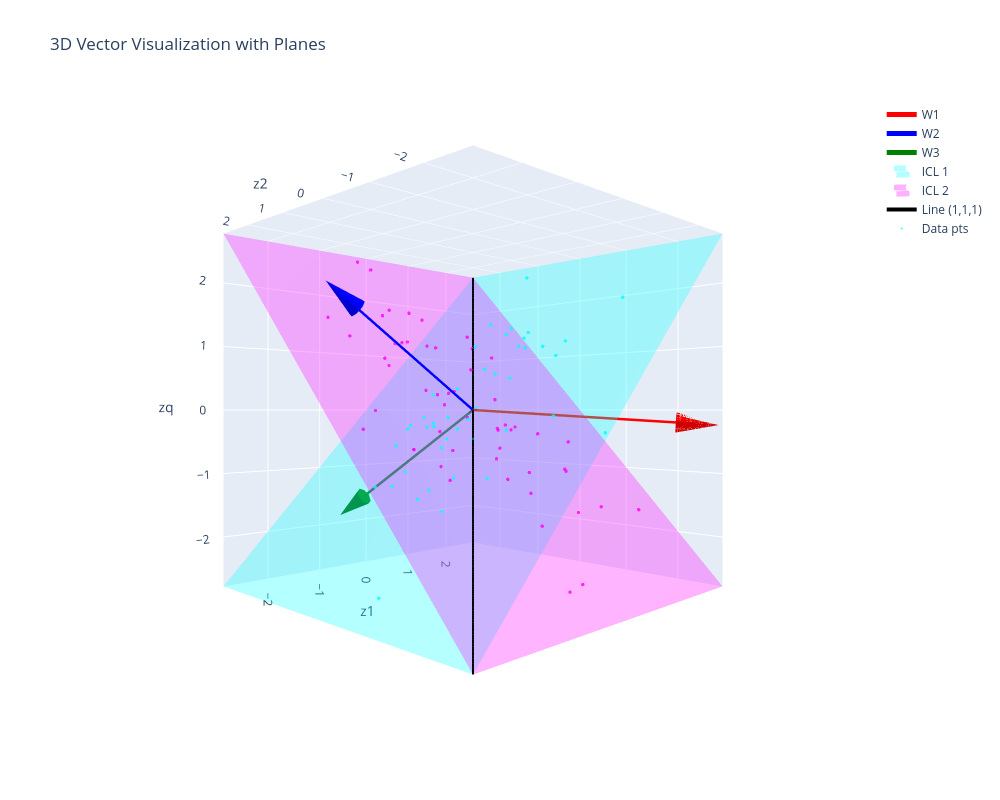

Notebook cell for this chart:
### Code cell
import plotly.graph_objects as go
import numpy as np

## need jupyter notebook renderer
### plot data distribution here too 

z_seq, labels, targets = train_loader.dataset[100]

# Add batch dimension and move to device
z_seq = z_seq.unsqueeze(0).to(device)  # Shape: (1, N+1, D)


z_flat = z_seq.reshape(1, -1)  # Shape: (1, (N+1)*D)
print(z_flat)
z_flat = torch.tensor([[-2, 1, -2]], dtype=torch.float32)
print(z_flat)

# Compute the inner product z_flat @ Amat @ z_flat^T
# z_flat shape: (1, (N+1)*D)
# Amat shape: ((N+1)*D, (N+1)*D)

W1 = state_dict['W'].numpy()[0]
W2 = state_dict['W'].numpy()[1]
W3 = state_dict['W'].numpy()[2]

# Define vectors (already computed above)
vectors = {
    'W1': W1, 'W2': W2, 'W3': W3
}

# Color mapping by letter
colors = {
    '1': 'red',
    '2': 'blue',
    '3': 'green'
}

# Create figure
fig = go.Figure()

# Helper function to create a 3D arrow (cone at tip)
def add_arrow(fig, start, end, color, name, width=5):
    # Line for the arrow shaft
    if name is None:
        showlegend = False
    else:
        showlegend = True   
    fig.add_trace(go.Scatter3d(
        x=[start[0], end[0]],
        y=[start[1], end[1]],
        z=[start[2], end[2]],
        mode='lines',
        line=dict(color=color, width=width),
        name=name,
        showlegend=showlegend
    ))
    
    # Cone for the arrowhead
    fig.add_trace(go.Cone(
        x=[end[0]],
        y=[end[1]],
        z=[end[2]],
        u=[end[0] - start[0]],
        v=[end[1] - start[1]],
        w=[end[2] - start[2]],
        colorscale=[[0, color], [1, color]],
        showscale=False,
        sizemode='absolute',
        sizeref=0.6,
        name=name,
        showlegend=False
    ))

# Plot each vector as an arrow
origin = np.array([0, 0, 0])
for name, vec in vectors.items():
    letter = name[1]
    color = colors[letter]
    add_arrow(fig, origin, vec, color, name, width=5)


# # Add special vectors for the planes
# add_arrow(fig, origin, np.array([0, 2, 2]), 'magenta', 'Plane 1', width=6)
# add_arrow(fig, origin, np.array([2, 0, 2]), 'cyan', 'Plane 2', width=6)

max_range = 5

t1 = np.linspace(-max_range, max_range, 20)
t2 = np.linspace(-max_range, max_range, 20)
T1, T2 = np.meshgrid(t1, t2)

# Create plane 2: spanned by {1,0,1} and {0,1,0}
v1 = np.array([1, 0, 1])
v2 = np.array([0, 1, 0])

X_plane2 = T2 * v2[0] + T1 * v1[0]
Y_plane2 = T2 * v2[1] + T1 * v1[1]
Z_plane2 = T2 * v2[2] + T1 * v1[2]

fig.add_trace(go.Surface(
    x=X_plane2, y=Y_plane2, z=Z_plane2,
    opacity=0.3,
    colorscale=[[0, 'cyan'], [1, 'cyan']],
    showscale=False,
    name='ICL 1',
    showlegend=True
))

# Create plane 1: spanned by {0,1,1} and {1,0,0}
v1 = np.array([0, 1, 1])
v2 = np.array([1, 0, 0])

max_range = np.array([
    max(abs(v[0]) for v in vectors.values()),
    max(abs(v[1]) for v in vectors.values()),
    max(abs(v[2]) for v in vectors.values())
]).max()



X_plane1 = T2 * v2[0] + T1 * v1[0]
Y_plane1 = T2 * v2[1] + T1 * v1[1]
Z_plane1 = T2 * v2[2] + T1 * v1[2]

fig.add_trace(go.Surface(
    x=X_plane1, y=Y_plane1, z=Z_plane1,
    opacity=0.3,
    colorscale=[[0, 'magenta'], [1, 'magenta']],
    showscale=False,
    name='ICL 2',
    showlegend=True
))



# Add black line through origin and (1,1,1)
t_line = np.linspace(-max_range, max_range, 100)
line_direction = np.array([1, 1, 1])
x_line = t_line * line_direction[0]
y_line = t_line * line_direction[1]
z_line = t_line * line_direction[2]

fig.add_trace(go.Scatter3d(
    x=x_line,
    y=y_line,
    z=z_line,
    mode='lines',
    line=dict(color='black', width=4),
    name='Line (1,1,1)',
    showlegend=True
))

# Update layout
fig.update_layout(
    title='3D Vector Visualization with Planes',
    scene=dict(
        xaxis_title='z1',
        yaxis_title='z2',
        zaxis_title='zq',
        xaxis=dict(range=[-max_range, max_range]),
        yaxis=dict(range=[-max_range, max_range]),
        zaxis=dict(range=[-max_range, max_range]),
        aspectmode='cube',
        camera=dict(
            eye=dict(x=-1.5, y=-1.5, z=0)  # Change these values to adjust viewpoint
        )
    ),
    width=1000,
    height=800,
    showlegend=True
)

# Prepare data for 3D scatter plot from first 100 data points, plotting first three (A, B, C) feature values for each.
scatter_x, scatter_y, scatter_z = [], [], []
colors = []
for i in range(100):
    # Get one batch for context, but only plotting A and B vectors
    z_seq, labels, targets = train_loader.dataset[i]
    z_seq = z_seq.unsqueeze(0).to(device)  # Shape: (1, N+1, D)
    z_flat = z_seq.reshape(1, -1)  # Shape: (1, (N+1)*D)
    scatter_x.append(z_flat[0,0])
    scatter_y.append(z_flat[0,1])
    scatter_z.append(z_flat[0,2])
    if targets.item() == labels[0].item():
        colors.append('cyan')
    elif targets.item() == labels[1].item():
        colors.append('magenta')

fig.add_trace(go.Scatter3d(
    x=scatter_x, y=scatter_y, z=scatter_z,
    mode='markers',
    marker=dict(size=2, color=colors, opacity=0.8),
    name='Data pts'
))

fig.show()

### Figure 1 — Plotly figure (JSON) as saved in the notebook; plotly's stock layout.template omitted (floating-point values rounded to 4 significant figures; data arrays with more than 128 entries replaced by an {"elided": "..."} marker saying what was removed)
{"data": [{"line": {"color": "red", "width": 5}, "mode": "lines", "name": "W1", "showlegend": true, "type": "scatter3d", "x": [0, 1.657], "y": [0, -2.777], "z": [0, -0.1923]}, {"colorscale": [[0, "red"], [1, "red"]], "name": "W1", "showlegend": false, "showscale": false, "sizemode": "absolute", "sizeref": 0.6, "type": "cone", "u": [1.657], "v": [-2.777], "w": [-0.1923], "x": [1.657], "y": [-2.777], "z": [-0.1923]}, {"line": {"color": "blue", "width": 5}, "mode": "lines", "name": "W2", "showlegend": true, "type": "scatter3d", "x": [0, -2.084], "y": [0, 0.3799], "z": [0, 1.532]}, {"colorscale": [[0, "blue"], [1, "blue"]], "name": "W2", "showlegend": false, "showscale": false, "sizemode": "absolute", "sizeref": 0.6, "type": "cone", "u": [-2.084], "v": [0.3799], "w": [1.532], "x": [-2.084], "y": [0.3799], "z": [1.532]}, {"line": {"color": "green", "width": 5}, "mode": "lines", "name": "W3", "showlegend": true, "type": "scatter3d", "x": [0, -0.7227], "y": [0, 2.039], "z": [0, -1.545]}, {"colorscale": [[0, "green"], [1, "green"]], "name": "W3", "showlegend": false, "showscale": false, "sizemode": "absolute", "sizeref": 0.6, "type": "cone", "u": [-0.7227], "v": [2.039], "w": [-1.545], "x": [-0.7227], "y": [2.039], "z": [-1.545]}, {"colorscale": [[0, "cyan"], [1, "cyan"]], "name": "ICL 1", "opacity": 0.3, "showlegend": true, "showscale": false, "type": "surface", "x": {"elided": "20x20 float values"}, "y": {"elided": "20x20 float values"}, "z": {"elided": "20x20 float values"}}, {"colorscale": [[0, "magenta"], [1, "magenta"]], "name": "ICL 2", "opacity": 0.3, "showlegend": true, "showscale": false, "type": "surface", "x": {"elided": "20x20 float values"}, "y": {"elided": "20x20 float values"}, "z": {"elided": "20x20 float values"}}, {"line": {"color": "black", "width": 4}, "mode": "lines", "name": "Line (1,1,1)", "showlegend": true, "type": "scatter3d", "x": [-2.777, -2.72, -2.664, -2.608, -2.552, -2.496, -2.44, -2.384, -2.328, -2.272, -2.216, -2.16, -2.103, -2.047, -1.991, -1.935, -1.879, -1.823, -1.767, -1.711, -1.655, -1.599, -1.543, -1.486, -1.43, -1.374, -1.318, -1.262, -1.206, -1.15, -1.094, -1.038, -0.9816, -0.9255, -0.8694, -0.8133, -0.7572, -0.7011, -0.6451, -0.589, -0.5329, -0.4768, -0.4207, -0.3646, -0.3085, -0.2524, -0.1963, -0.1402, -0.08414, -0.02805, 0.02805, 0.08414, 0.1402, 0.1963, 0.2524, 0.3085, 0.3646, 0.4207, 0.4768, 0.5329, 0.589, 0.6451, 0.7011, 0.7572, 0.8133, 0.8694, 0.9255, 0.9816, 1.038, 1.094, 1.15, 1.206, 1.262, 1.318, 1.374, 1.43, 1.486, 1.543, 1.599, 1.655, 1.711, 1.767, 1.823, 1.879, 1.935, 1.991, 2.047, 2.103, 2.16, 2.216, 2.272, 2.328, 2.384, 2.44, 2.496, 2.552, 2.608, 2.664, 2.72, 2.777], "y": [-2.777, -2.72, -2.664, -2.608, -2.552, -2.496, -2.44, -2.384, -2.328, -2.272, -2.216, -2.16, -2.103, -2.047, -1.991, -1.935, -1.879, -1.823, -1.767, -1.711, -1.655, -1.599, -1.543, -1.486, -1.43, -1.374, -1.318, -1.262, -1.206, -1.15, -1.094, -1.038, -0.9816, -0.9255, -0.8694, -0.8133, -0.7572, -0.7011, -0.6451, -0.589, -0.5329, -0.4768, -0.4207, -0.3646, -0.3085, -0.2524, -0.1963, -0.1402, -0.08414, -0.02805, 0.02805, 0.08414, 0.1402, 0.1963, 0.2524, 0.3085, 0.3646, 0.4207, 0.4768, 0.5329, 0.589, 0.6451, 0.7011, 0.7572, 0.8133, 0.8694, 0.9255, 0.9816, 1.038, 1.094, 1.15, 1.206, 1.262, 1.318, 1.374, 1.43, 1.486, 1.543, 1.599, 1.655, 1.711, 1.767, 1.823, 1.879, 1.935, 1.991, 2.047, 2.103, 2.16, 2.216, 2.272, 2.328, 2.384, 2.44, 2.496, 2.552, 2.608, 2.664, 2.72, 2.777], "z": [-2.777, -2.72, -2.664, -2.608, -2.552, -2.496, -2.44, -2.384, -2.328, -2.272, -2.216, -2.16, -2.103, -2.047, -1.991, -1.935, -1.879, -1.823, -1.767, -1.711, -1.655, -1.599, -1.543, -1.486, -1.43, -1.374, -1.318, -1.262, -1.206, -1.15, -1.094, -1.038, -0.9816, -0.9255, -0.8694, -0.8133, -0.7572, -0.7011, -0.6451, -0.589, -0.5329, -0.4768, -0.4207, -0.3646, -0.3085, -0.2524, -0.1963, -0.1402, -0.08414, -0.02805, 0.02805, 0.08414, 0.1402, 0.1963, 0.2524, 0.3085, 0.3646, 0.4207, 0.4768, 0.5329, 0.589, 0.6451, 0.7011, 0.7572, 0.8133, 0.8694, 0.9255, 0.9816, 1.038, 1.094, 1.15, 1.206, 1.262, 1.318, 1.374, 1.43, 1.486, 1.543, 1.599, 1.655, 1.711, 1.767, 1.823, 1.879, 1.935, 1.991, 2.047, 2.103, 2.16, 2.216, 2.272, 2.328, 2.384, 2.44, 2.496, 2.552, 2.608, 2.664, 2.72, 2.777]}, {"marker": {"color": ["cyan", "magenta", "magenta", "magenta", "magenta", "magenta", "cyan", "cyan", "cyan", "cyan", "cyan", "cyan", "cyan", "magenta", "cyan", "cyan", "cyan", "cyan", "magenta", "cyan", "magenta", "cyan", "magenta", "magenta", "magenta", "magenta", "magenta", "magenta", "cyan", "magenta", "magenta", "magenta", "magenta", "magenta", "cyan", "cyan", "magenta", "cyan", "magenta", "cyan", "magenta", "magenta", "magenta", "cyan", "magenta", "magenta", "magenta", "cyan", "cyan", "magenta", "magenta", "magenta", "cyan", "magenta", "magenta", "magenta", "magenta", "cyan", "cyan", "cyan", "magenta", "magenta", "magenta", "magenta", "cyan", "magenta", "cyan", "cyan", "magenta", "magenta", "cyan", "cyan", "magenta", "magenta", "magenta", "magenta", "magenta", "magenta", "cyan", "magenta", "magenta", "magenta", "cyan", "cyan", "cyan", "magenta", "cyan", "cyan", "cyan", "magenta", "cyan", "cyan", "magenta", "magenta", "cyan", "cyan", "cyan", "cyan", "magenta", "magenta"], "opacity": 0.8, "size": 2}, "mode": "markers", "name": "Data pts", "type": "scatter3d", "x": [-0.2928, -1.123, -0.2775, -1.68, 0.3098, -1.394, 1.03, -0.971, 2.529, -1.157, -1.282, 1.317, 0.5913, -0.0827, -0.9398, -0.4474, 0.853, -0.2941, 2.8, -0.2099, 0.4909, -0.4458, 1.111, -0.2308, -1.138, -0.01903, 0.2598, -0.7009, 1.801, 1.069, 1.405, -1.538, 0.2398, 0.6997, -0.3142, 1.214, -2.322, 0.2583, -0.001161, -2.409, 1.124, -1.925, -0.2575, -0.95, -0.5829, -0.5381, 0.6289, -0.2562, -0.5782, -0.2802, -0.9837, -0.2108, 0.6801, 0.1079, -1.39, -0.2921, -0.9929, -1.389, -1.195, 1.096, -0.4073, -0.2375, -0.5361, -0.5393, 1.031, -0.2558, -0.08327, -0.1163, 1.732, 0.6827, -0.1198, 1.124, -0.7199, -1.679, 0.2509, 0.6831, -0.5614, 1.318, 1.552, 1.167, 0.5412, -0.0195, -0.5825, -0.2948, 1.069, -0.3175, 0.5037, -0.1416, -0.2679, 0.1582, 0.03096, 0.3533, 1.118, -0.13, 1.434, 1.318, -1.157, -0.276, -1.736, 2.191], "y": [-0.973, 0.8012, 2.661, -0.5403, 1.574, -0.7737, -0.5648, -0.5772, 1.071, -0.2575, -0.1516, -0.007215, 0.08066, 2.529, -1.213, -0.4468, -0.9737, -2.709, -0.1149, 0.6996, -0.2387, 0.124, -0.3905, -0.724, 0.6819, 1.07, -0.9427, 1.07, -1.576, 1.09, 0.9339, 1.139, -0.3151, -1.532, 1.214, -0.005946, -0.2568, 1.224, -0.5788, -0.7021, -0.941, -0.005796, -2.322, 0.5205, -2.36, 0.238, 0.6816, 1.214, 0.1039, 0.262, -0.5772, 2.801, 0.4064, 1.688, -0.9517, -1.006, -0.3126, -0.7861, 0.9515, -0.9732, 1.117, -0.1156, 0.08081, 1.097, -0.1901, -1.621, -1.68, 0.4546, -0.5378, 0.1707, 1.03, 1.07, 0.3015, -0.538, -0.2887, -0.2734, 1.575, -1.504, 1.097, 1.318, -0.3167, -1.213, 1.186, 0.04904, -0.006418, 1.703, -0.3231, -0.03714, 0.6216, 1.05, -0.03779, 0.7232, -0.9712, 0.2937, 0.4887, 0.5, 0.583, 0.7794, 1.433, -1.622], "z": [-0.2928, 0.8012, 2.661, -0.5403, 1.574, -0.7737, 1.03, -0.971, 2.529, -1.157, -1.282, 1.317, 0.5913, 2.529, -0.9398, -0.4474, 0.853, -0.2941, -0.1149, -0.2099, -0.2387, -0.4458, -0.3905, -0.724, 0.6819, 1.07, -0.9427, 1.07, 1.801, 1.09, 0.9339, 1.139, -0.3151, -1.532, -0.3142, 1.214, -0.2568, 0.2583, -0.5788, -2.409, -0.941, -0.005796, -2.322, -0.95, -2.36, 0.238, 0.6816, -0.2562, -0.5782, 0.262, -0.5772, 2.801, 0.6801, 1.688, -0.9517, -1.006, -0.3126, -1.389, -1.195, 1.096, 1.117, -0.1156, 0.08081, 1.097, 1.031, -1.621, -0.08327, -0.1163, -0.5378, 0.1707, -0.1198, 1.124, 0.3015, -0.538, -0.2887, -0.2734, 1.575, -1.504, 1.552, 1.318, -0.3167, -1.213, -0.5825, -0.2948, 1.069, 1.703, 0.5037, -0.1416, -0.2679, 1.05, 0.03096, 0.3533, -0.9712, 0.2937, 1.434, 1.318, -1.157, -0.276, 1.433, -1.622]}], "layout": {"height": 800, "scene": {"aspectmode": "cube", "camera": {"eye": {"x": -1.5, "y": -1.5, "z": 0}}, "xaxis": {"range": [-2.777, 2.777], "title": {"text": "z1"}}, "yaxis": {"range": [-2.777, 2.777], "title": {"text": "z2"}}, "zaxis": {"range": [-2.777, 2.777], "title": {"text": "zq"}}}, "showlegend": true, "title": {"text": "3D Vector Visualization with Planes"}, "width": 1000}}
